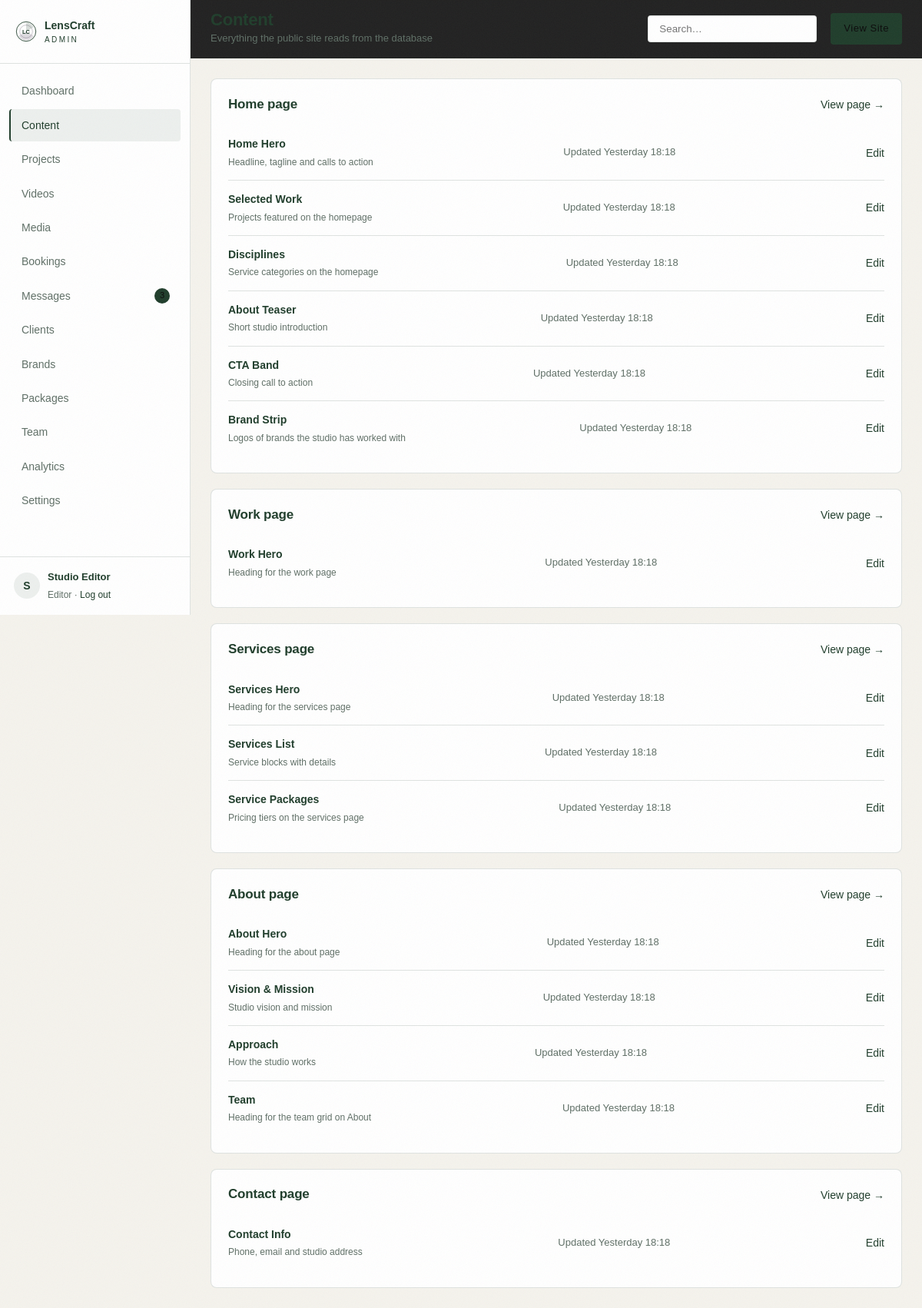
/admin/content (signed in), run on the app's committed database.
### tables this page shows
CREATE TABLE IF NOT EXISTS content_sections (
  id          INT UNSIGNED NOT NULL AUTO_INCREMENT,
  page        VARCHAR(40)  NOT NULL,
  section_key VARCHAR(60)  NOT NULL,
  title       VARCHAR(120) NOT NULL,
  description VARCHAR(255) NULL,
  data        LONGTEXT     NULL,
  updated_by  INT UNSIGNED NULL,
  updated_at  DATETIME     NOT NULL DEFAULT CURRENT_TIMESTAMP,
  PRIMARY KEY (id),
  UNIQUE KEY uniq_section (page, section_key)
);

CREATE TABLE IF NOT EXISTS users (
  id            INT UNSIGNED NOT NULL AUTO_INCREMENT,
  name          VARCHAR(120) NOT NULL,
  email         VARCHAR(160) NOT NULL,
  password_hash VARCHAR(255) NOT NULL,
  role          ENUM('owner','editor') NOT NULL DEFAULT 'editor',
  phone         VARCHAR(40)  NULL,
  last_login_at DATETIME     NULL,
  created_at    DATETIME     NOT NULL DEFAULT CURRENT_TIMESTAMP,
  PRIMARY KEY (id),
  UNIQUE KEY uniq_users_email (email)
);

### app/Controllers/Controller.php (called while the page is built, shortened)
<?php
abstract class Controller
{
    protected function admin(string $template, array $data = []): void
    {
        $data['user'] = Auth::user();
        $data['settings'] = Settings::all();
        render($template, $data, 'admin');
    }
}

### app/Controllers/Admin/ContentController.php (called while the page is built, shortened)
<?php
class ContentController extends Controller
{
    public function index(): void
    {
        $this->admin('admin.content.index', [
            'pageTitle'    => 'Content',
            'pageSubtitle' => 'Everything the public site reads from the database',
            'actionLabel'  => 'View Site',
            'actionUrl'    => url('/'),
            'activeNav'    => 'content',
            'sections'     => Content::sections(),
        ]);
    }
}

### public/index.php (called while the page is built, shortened)
<?php
require __DIR__ . '/../app/bootstrap.php';
$router = new Router();
$path = parse_url($_SERVER['REQUEST_URI'] ?? '/', PHP_URL_PATH) ?: '/';
try {
    $router->dispatch($_SERVER['REQUEST_METHOD'] ?? 'GET', $path);
} catch (Throwable $e) {
    if (config('app_debug')) {
        http_response_code(500);
        echo '<pre style="background:#0B0B0B;color:#F5F5F5;padding:24px;font:13px/1.6 monospace">';
        echo e($e->getMessage()) . "\n\n" . e($e->getTraceAsString());
        echo '</pre>';
        exit;
    }
    error_log($e->getMessage());
    http_response_code(500);
    echo view('site.500', [], 'site');
}

### app/config.php (called while the page is built)
<?php
return array_merge([
    'app_name'    => 'LensCraft Production',
    'app_env'     => 'local',
    'app_debug'   => true,
    'base_url'    => '',
    'db' => [
        'host'    => '127.0.0.1',
        'port'    => 3306,
        'name'    => 'lenscraft',
        'user'    => 'root',
        'pass'    => '',
        'charset' => 'utf8mb4',
    ],
    'uploads' => [
        'video_dir'   => __DIR__ . '/../public/uploads/videos',
        'image_dir'   => __DIR__ . '/../public/uploads/images',
        'thumb_dir'   => __DIR__ . '/../public/uploads/thumbs',
        'temp_dir'    => __DIR__ . '/../storage/temp',
        'max_video'   => 2 * 1024 * 1024 * 1024,
        'max_image'   => 12 * 1024 * 1024,
        'chunk_size'  => 4 * 1024 * 1024,
        'video_types' => ['video/mp4', 'video/quicktime', 'video/x-matroska', 'video/webm'],
        'image_types' => ['image/jpeg', 'image/png', 'image/webp', 'image/gif', 'image/svg+xml'],
        'doc_types'   => ['application/pdf', 'text/plain'],
    ],
    'session_name' => 'lenscraft_admin',
    'timezone'     => 'Asia/Dhaka',
], file_exists(__DIR__ . '/config.local.php') ? require __DIR__ . '/config.local.php' : []);

### app/Support/Database.php (called while the page is built, shortened)
<?php
class Database
{
    private static ?PDO $pdo = null;
    public static function pdo(): PDO
    {
        if (self::$pdo instanceof PDO) {
            return self::$pdo;
        }
        $cfg = config('db');
        $dsn = sprintf('mysql:host=%s;port=%d;dbname=%s;charset=%s', $cfg['host'], $cfg['port'], $cfg['name'], $cfg['charset']);
        try {
            self::$pdo = new PDO($dsn, $cfg['user'], $cfg['pass'], [
                PDO::ATTR_ERRMODE            => PDO::ERRMODE_EXCEPTION,
                PDO::ATTR_DEFAULT_FETCH_MODE => PDO::FETCH_ASSOC,
                PDO::ATTR_EMULATE_PREPARES   => false,
            ]);
        } catch (PDOException $e) {
            throw new RuntimeException(
                'Database connection failed. Start MySQL in XAMPP and import database/schema.sql. (' . $e->getMessage() . ')',
                0,
                $e
            );
        }
        return self::$pdo;
    }
    public static function run(string $sql, array $params = []): PDOStatement
    {
        $stmt = self::pdo()->prepare($sql);
        $stmt->execute($params);
        return $stmt;
    }
    public static function all(string $sql, array $params = []): array
    {
        return self::run($sql, $params)->fetchAll();
    }
    public static function first(string $sql, array $params = []): ?array
    {
        $row = self::run($sql, $params)->fetch();
        return $row === false ? null : $row;
    }
    public static function value(string $sql, array $params = [], mixed $default = null): mixed
    {
        $value = self::run($sql, $params)->fetchColumn();
        return $value === false ? $default : $value;
    }
}

### app/Models/Content.php (called while the page is built, shortened)
<?php
class Content
{
    public static function sections(): array
    {
        return Database::all('SELECT * FROM content_sections ORDER BY FIELD(page, "home","work","services","about","contact"), id ASC');
    }
}

### app/bootstrap.php (called while the page is built, shortened)
<?php
require __DIR__ . '/helpers.php';
spl_autoload_register(static function (string $class): void {
    $relative = str_replace('\\', DIRECTORY_SEPARATOR, substr($class, 4));
    $file = __DIR__ . DIRECTORY_SEPARATOR . $relative . '.php';
});

### app/Models/Message.php (called while the page is built, shortened)
<?php
class Message
{
    public static function unreadCount(): int
    {
        return (int) Database::value('SELECT COUNT(*) FROM messages WHERE status = "unread"', [], 0);
    }
}

### app/Support/Auth.php (called while the page is built, shortened)
<?php
class Auth
{
    public static function user(): ?array
    {
        static $cached = null;
        if ($cached === null) {
            $cached = Database::first('SELECT * FROM users WHERE id = ? LIMIT 1', [$_SESSION['user_id']]);
        }
        return $cached;
    }
}

### app/Views/admin/content/index.php (the view, shortened to what this page needs)
<?php
$grouped = [];
foreach ($sections as $section) {
    $grouped[$section['page']][] = $section;
}
?>
<?php foreach ($grouped as $page => $items): ?>
    <article class="card">
        <header class="card__head">
            <h2><?= e(ucfirst($page)) ?> page</h2>
            <a class="link-arrow" href="<?= url($page === 'home' ? '/' : '/' . $page) ?>" target="_blank" rel="noopener">View page →</a>
        </header>
        <ul class="section-list">
            <?php foreach ($items as $section): ?>
                <li>
                    <div>
                        <strong><?= e($section['title']) ?></strong>
                        <small><?= e((string) $section['description']) ?></small>
                    </div>
                    <span class="muted">Updated <?= e(time_ago($section['updated_at'])) ?></span>
                    <a class="link" href="<?= url('/admin/content/' . $section['id'] . '/edit') ?>">Edit</a>
                </li>
            <?php endforeach; ?>
        </ul>
    </article>
<?php endforeach; ?>

### app/Support/Router.php (shortened to what this page needs)
<?php
class Router
{
    private array $routes = ['GET' => [], 'POST' => []];
    private function add(string $method, string $path, callable|string $handler): void
    {
        $params = [];
        $pattern = preg_replace_callback('~\{(\w+)\}~', static function (array $m) use (&$params): string {
            $params[] = $m[1];
            return '([^/]+)';
        }, '/' . trim($path, '/'));
        $this->routes[$method][] = [
            'pattern' => '~^' . rtrim((string) $pattern, '/') . '/?$~',
            'handler' => $handler,
            'params'  => $params,
        ];
    }
    public function dispatch(string $method, string $path): void
    {
        $path = '/' . trim($path, '/');
        $method = $method === 'POST' ? 'POST' : 'GET';
        foreach ($this->routes[$method] as $route) {
            if (preg_match($route['pattern'], $path, $matches)) {
                array_shift($matches);
                $this->call($route['handler'], $matches);
                return;
            }
        }
    }
    private function call(callable|string $handler, array $args): void
    {
        if (is_string($handler)) {
            [$class, $method] = explode('@', $handler);
            $controller = new $class();
            $controller->{$method}(...$args);
            return;
        }
    }
}

### app/Views/layouts/admin.php (shortened to what this page needs)
<?php
$user = $user ?? [];
$activeNav = $activeNav ?? '';
$unread = Message::unreadCount();
$navItems = [
    ['key' => 'dashboard', 'label' => 'Dashboard', 'url' => url('/admin')],
    ['key' => 'content',   'label' => 'Content',   'url' => url('/admin/content')],
    ['key' => 'projects',  'label' => 'Projects',  'url' => url('/admin/projects')],
    ['key' => 'videos',    'label' => 'Videos',    'url' => url('/admin/videos')],
    ['key' => 'media',     'label' => 'Media',     'url' => url('/admin/media')],
    ['key' => 'bookings',  'label' => 'Bookings',  'url' => url('/admin/bookings')],
    ['key' => 'messages',  'label' => 'Messages',  'url' => url('/admin/messages'), 'badge' => $unread],
    ['key' => 'clients',   'label' => 'Clients',   'url' => url('/admin/clients')],
    ['key' => 'brands',    'label' => 'Brands',    'url' => url('/admin/brands')],
    ['key' => 'packages',  'label' => 'Packages',  'url' => url('/admin/packages')],
    ['key' => 'team',      'label' => 'Team',      'url' => url('/admin/team')],
    ['key' => 'analytics', 'label' => 'Analytics', 'url' => url('/admin/analytics')],
    ['key' => 'settings',  'label' => 'Settings',  'url' => url('/admin/settings')],
];
?>
<!doctype html>
<html lang="en">
<head>
    <link rel="stylesheet" href="<?= asset('css/site.css') ?>">
    <link rel="stylesheet" href="<?= asset('css/admin.css') ?>">
</head>
<body class="admin">
<aside class="sidebar" id="sidebar">
    <a class="sidebar__brand" href="<?= url('/admin') ?>">
        <img src="<?= asset('img/logo.svg') ?>" alt="" width="28" height="28">
        <span>LensCraft<small>ADMIN</small></span>
    </a>
    <nav class="sidebar__nav">
        <?php foreach ($navItems as $item): ?>
            <a href="<?= $item['url'] ?>" class="<?= $activeNav === $item['key'] ? 'is-active' : '' ?>">
                <?= e($item['label']) ?>
                <?php if (!empty($item['badge'])): ?><i class="dot"><?= (int) $item['badge'] ?></i><?php endif; ?>
            </a>
        <?php endforeach; ?>
    </nav>
    <div class="sidebar__user">
        <span class="avatar"><?= e(mb_substr($user['name'] ?? 'A', 0, 1)) ?></span>
        <div>
            <strong><?= e($user['name'] ?? 'Admin') ?></strong>
            <small><?= e(ucfirst($user['role'] ?? 'editor')) ?> · <a href="<?= url('/admin/logout') ?>">Log out</a></small>
        </div>
    </div>
</aside>
<div class="main">
    <header class="topbar">
        <div class="topbar__title">
            <h1><?= e($pageTitle ?? 'Dashboard') ?></h1>
            <p><?= e($pageSubtitle ?? '') ?></p>
        </div>
        <form class="topbar__search" method="get" action="<?= e(strtok($_SERVER['REQUEST_URI'] ?? url('/admin'), '?')) ?>">
            <input type="search" name="q" value="<?= e((string) request('q', '')) ?>" placeholder="Search…">
        </form>
        <?php if (!empty($actionLabel)): ?>
            <a class="btn btn--primary btn--sm" href="<?= e($actionUrl ?? '#') ?>"><?= e($actionLabel) ?></a>
        <?php endif; ?>
    </header>
    <div class="content">
        <?= $content ?>
    </div>
</div>
</body>
</html>

### public/assets/css/site.css (style rules this page uses)
:root { --bg: #F5F3ED; --surface: #FFFFFF; --surface-2: #EBE7DF; --border: rgba(31, 61, 43, 0.14); --text: #1F3D2B; --muted: #5F6F66; --accent: #1F3D2B; --accent-2: #301F3D; --accent-soft: rgba(31, 61, 43, 0.08); --danger: #A33B3B; --radius: 4px; --radius-lg: 8px; --maxw: 1200px; --nav-h: 76px; --font-display: 'Handel Gothic', 'Arial Narrow', 'Franklin Gothic Medium', sans-serif; --font-body: 'Handel Gothic', 'Arial Narrow', 'Franklin Gothic Medium', sans-serif; }
* { box-sizing: border-box; }
html { scroll-behavior: smooth; }
body { margin: 0; background: radial-gradient(90% 60% at 0% 0%, rgba(48, 31, 61, 0.06), transparent 55%), radial-gradient(70% 50% at 100% 10%, rgba(31, 61, 43, 0.07), transparent 50%), var(--bg); color: var(--text); font-family: var(--font-body); font-size: 16px; line-height: 1.7; font-weight: 400; -webkit-font-smoothing: antialiased; }
h1, h2, h3, h4 { font-family: var(--font-display); font-weight: 700; line-height: 1.1; letter-spacing: -0.02em; margin: 0 0 12px; }
h1 { font-size: clamp(40px, 7vw, 88px); }
h2 { font-size: clamp(28px, 4vw, 48px); }
p { margin: 0 0 16px; }
a { color: inherit; text-decoration: none; }
img { max-width: 100%; display: block; }
.muted { color: var(--muted); font-size: 14px; }
.btn { display: inline-flex; align-items: center; justify-content: center; gap: 8px; padding: 15px 30px; border-radius: var(--radius); border: 1px solid transparent; font-family: var(--font-body); font-size: 14px; font-weight: 500; letter-spacing: 0.04em; cursor: pointer; transition: transform 0.18s ease, background 0.18s ease, border-color 0.18s ease, color 0.18s ease; }
.btn--primary { background: var(--accent); color: #F5F3ED; }
.btn--sm { padding: 11px 20px; font-size: 13px; }
.link-arrow { color: var(--accent); font-size: 14px; font-weight: 500; white-space: nowrap; }
body { counter-reset: sec; }
body::after { content: ''; position: fixed; inset: 0; z-index: 100; pointer-events: none; opacity: 0.05; }

### data on the page
content_sections: title "Team", description "Heading for the team grid on About", updated_at "Yesterday 18:18"
users: name "S", name "Studio Editor", role "Editor"
content_sections: title "Home Hero", description "Headline, tagline and calls to action", updated_at "Yesterday 18:18"
content_sections: title "Selected Work", description "Projects featured on the homepage", updated_at "Yesterday 18:18"
content_sections: title "Disciplines", description "Service categories on the homepage", updated_at "Yesterday 18:18"
content_sections: title "About Teaser", description "Short studio introduction", updated_at "Yesterday 18:18"
content_sections: title "CTA Band", description "Closing call to action", updated_at "Yesterday 18:18"
content_sections: title "Brand Strip", description "Logos of brands the studio has worked with", updated_at "Yesterday 18:18"
content_sections: title "Work Hero", description "Heading for the work page", updated_at "Yesterday 18:18"
content_sections: title "Services Hero", description "Heading for the services page", updated_at "Yesterday 18:18"
content_sections: title "Services List", description "Service blocks with details", updated_at "Yesterday 18:18"
content_sections: title "Service Packages", description "Pricing tiers on the services page", updated_at "Yesterday 18:18"
content_sections: title "About Hero", description "Heading for the about page", updated_at "Yesterday 18:18"
content_sections: title "Vision & Mission", description "Studio vision and mission", updated_at "Yesterday 18:18"
content_sections: title "Approach", description "How the studio works", updated_at "Yesterday 18:18"
content_sections: title "Contact Info", description "Phone, email and studio address", updated_at "Yesterday 18:18"

### other printed values
$item['label'] "Dashboard"
$item['label'] "Content"
$item['label'] "Projects"
$item['label'] "Videos"
$item['label'] "Media"
$item['label'] "Bookings"
$item['label'] "Messages"
$item['badge'] "3"
$item['label'] "Clients"
$item['label'] "Brands"
$item['label'] "Packages"
$item['label'] "Analytics"
$item['label'] "Settings"
$page "Home"
$page "Work"
